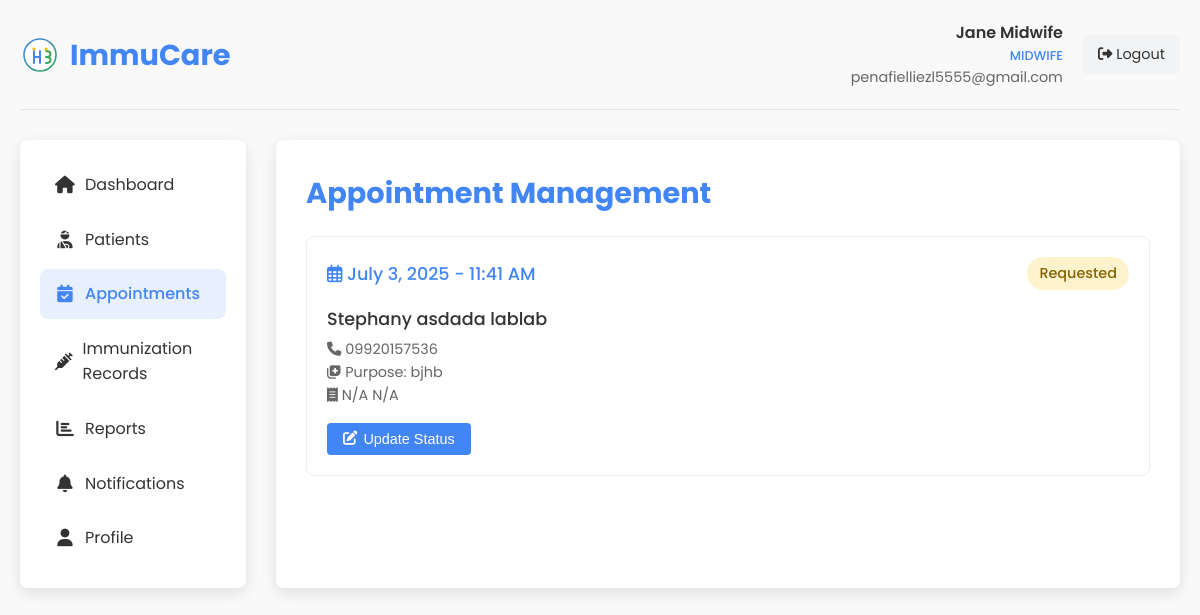
The page /midwife_appointments.php (signed in) on the database as committed earlier.
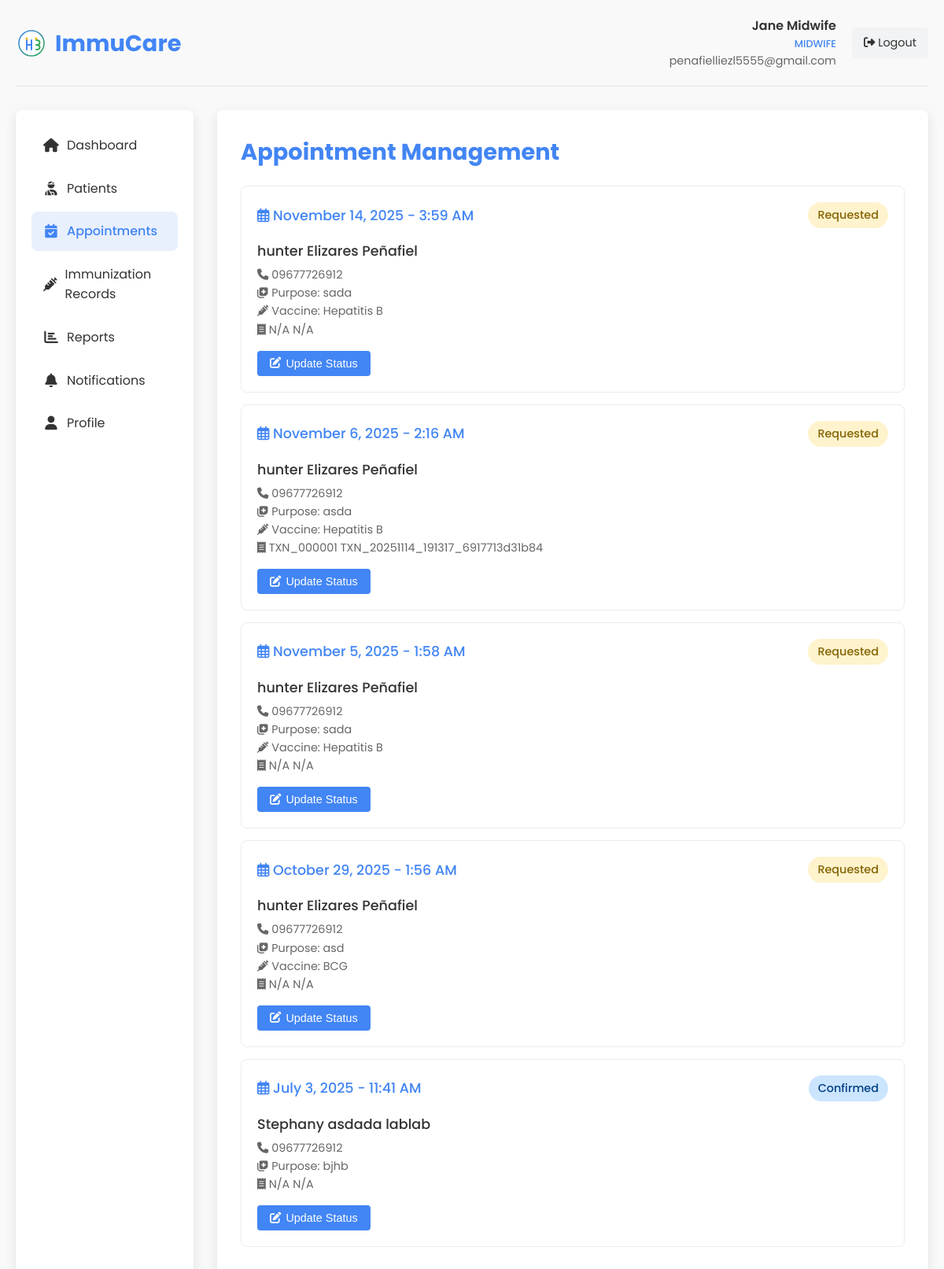
The same page on the database as committed later.
### tables this page shows
CREATE TABLE `appointments` (
  `id` int(11) NOT NULL,
  `patient_id` int(11) NOT NULL,
  `staff_id` int(11) DEFAULT NULL,
  `appointment_date` datetime NOT NULL,
  `vaccine_id` int(11) DEFAULT NULL,
  `purpose` varchar(255) NOT NULL,
  `location` varchar(255) DEFAULT 'Main Clinic',
  `status` enum('requested','confirmed','completed','cancelled','no_show') DEFAULT 'requested',
  `notes` text DEFAULT NULL,
  `transaction_id` varchar(100) DEFAULT NULL,
  `transaction_number` varchar(50) DEFAULT NULL,
  `created_at` datetime NOT NULL,
  `updated_at` timestamp NOT NULL DEFAULT current_timestamp() ON UPDATE current_timestamp()
);

CREATE TABLE `patients` (
  `id` int(11) NOT NULL,
  `user_id` int(11) DEFAULT NULL,
  `first_name` varchar(50) NOT NULL,
  `middle_name` varchar(50) DEFAULT NULL,
  `last_name` varchar(50) NOT NULL,
  `date_of_birth` date NOT NULL,
  `gender` enum('male','female','other') NOT NULL,
  `blood_type` varchar(10) DEFAULT NULL COMMENT 'Patient blood type (A+, A-, B+, B-, AB+, AB-, O+, O-)',
  `purok` text NOT NULL,
  `city` varchar(100) NOT NULL,
  `province` varchar(100) NOT NULL,
  `postal_code` varchar(20) DEFAULT NULL,
  `phone_number` varchar(20) DEFAULT NULL,
  `email` varchar(255) DEFAULT NULL,
  `medical_history` text DEFAULT NULL,
  `allergies` text DEFAULT NULL,
  `diagnosis` text DEFAULT NULL COMMENT 'Patient diagnosis information',
  `created_at` datetime NOT NULL,
  `updated_at` timestamp NOT NULL DEFAULT current_timestamp() ON UPDATE current_timestamp()
);

CREATE TABLE `vaccines` (
  `id` int(11) NOT NULL,
  `name` varchar(100) NOT NULL,
  `manufacturer` varchar(100) DEFAULT NULL,
  `description` text DEFAULT NULL,
  `recommended_age` varchar(100) DEFAULT NULL,
  `doses_required` int(11) DEFAULT 1,
  `days_between_doses` int(11) DEFAULT NULL,
  `is_active` tinyint(1) DEFAULT 1,
  `created_at` datetime NOT NULL,
  `updated_at` timestamp NOT NULL DEFAULT current_timestamp() ON UPDATE current_timestamp()
);

### transaction_helper.php (called while the page is built, shortened)
<?php
class TransactionHelper {
    public static function formatTransactionId($transaction_id) {
        if (empty($transaction_id)) {
            return 'N/A';
        }
        return $transaction_id;
    }
    public static function formatTransactionNumber($transaction_number) {
        if (empty($transaction_number)) {
            return 'N/A';
        }
        return $transaction_number;
    }
}
?>

### midwife_appointments.php (the view, shortened to what the changed rows need)
<?php
require_once 'transaction_helper.php';
$conn = new mysqli(DB_HOST, DB_USER, DB_PASS, DB_NAME);
$midwife_id = $_SESSION['user_id'];
$query = "SELECT
            a.*,
            p.first_name,
            p.middle_name,
            p.last_name,
            p.date_of_birth,
            p.phone_number,
            v.name as vaccine_name,
            a.transaction_id,
            a.transaction_number
          FROM appointments a
          JOIN patients p ON a.patient_id = p.id
          LEFT JOIN vaccines v ON a.vaccine_id = v.id
          WHERE (a.staff_id = ? OR a.staff_id IS NULL)
          ORDER BY a.appointment_date DESC";
$stmt = $conn->prepare($query);
$stmt->bind_param('i', $midwife_id);
$stmt->execute();
$result = $stmt->get_result();
$appointments = $result->fetch_all(MYSQLI_ASSOC);
?>
<!DOCTYPE html>
<html lang="en">
<head>
    <link rel="stylesheet" href="styles.css">
    <link rel="stylesheet" href="https://cdnjs.cloudflare.com/ajax/libs/font-awesome/6.4.0/css/all.min.css">
</head>
<body>
    <div class="dashboard-container">
        <div class="dashboard-header">
            <div class="dashboard-logo">
                <h1>ImmuCare</h1>
            </div>
        </div>
        <div class="dashboard-content">
            <div class="main-content">
                <h2 class="page-title">Appointment Management</h2>
                <div class="appointment-list">
                    <?php if ($result->num_rows > 0): ?>
                        <?php foreach ($appointments as $appointment): ?>
                            <div class="appointment-item">
                                <div class="appointment-header">
                                    <div class="appointment-date">
                                        <i class="far fa-calendar-alt"></i>
                                        <?php echo date('F j, Y - g:i A', strtotime($appointment['appointment_date'])); ?>
                                    </div>
                                    <span class="appointment-status status-<?php echo $appointment['status']; ?>">
                                        <?php echo ucfirst($appointment['status']); ?>
                                    </span>
                                </div>
                                <div class="patient-info">
                                    <div class="patient-name">
                                        <?php echo htmlspecialchars($appointment['first_name'] . ' ' . $appointment['middle_name'] . ' ' . $appointment['last_name']); ?>
                                    </div>
                                    <div class="patient-details">
                                        <i class="fas fa-phone"></i> <?php echo htmlspecialchars($appointment['phone_number']); ?>
                                        <br>
                                        <i class="fas fa-notes-medical"></i> Purpose: <?php echo htmlspecialchars($appointment['purpose']); ?>
                                        <?php if ($appointment['vaccine_name']): ?>
                                            <br>
                                            <i class="fas fa-syringe"></i> Vaccine: <?php echo htmlspecialchars($appointment['vaccine_name']); ?>
                                        <?php endif; ?>
                                        <br>
                                        <i class="fas fa-receipt"></i>
                                        <span class="badge bg-primary me-2"><?php echo TransactionHelper::formatTransactionNumber($appointment['transaction_number']); ?></span>
                                        <span class="text-muted small"><?php echo TransactionHelper::formatTransactionId($appointment['transaction_id']); ?></span>
                                    </div>
                                </div>
                                <div class="appointment-actions">
                                    <button class="btn btn-primary" onclick="openUpdateModal(<?php echo htmlspecialchars(json_encode($appointment)); ?>)">
                                        <i class="fas fa-edit"></i> Update Status
                                    </button>
                                </div>
                            </div>
                        <?php endforeach; ?>
                    <?php endif; ?>
                </div>
            </div>
        </div>
    </div>
</body>
</html>

Rows that differ between the two databases and show on the page:
added appointments: appointment_date "November 14, 2025 - 3:59 AM", status "Requested", patient.last_name "hunter Elizares Peñafiel", patient.phone_number "09677726912", purpose "sada", vaccine.name "Hepatitis B", transaction_number "N/A", transaction "N/A"
added appointments: appointment_date "November 6, 2025 - 2:16 AM", status "Requested", patient.last_name "hunter Elizares Peñafiel", patient.phone_number "09677726912", purpose "asda", vaccine.name "Hepatitis B", transaction_number "TXN_000001", transaction "TXN_20251114_191317_6917713d31b84"
added appointments: appointment_date "November 5, 2025 - 1:58 AM", status "Requested", patient.last_name "hunter Elizares Peñafiel", patient.phone_number "09677726912", purpose "sada", vaccine.name "Hepatitis B", transaction_number "N/A", transaction "N/A"
added appointments: appointment_date "October 29, 2025 - 1:56 AM", status "Requested", patient.last_name "hunter Elizares Peñafiel", patient.phone_number "09677726912", purpose "asd", vaccine.name "BCG", transaction_number "N/A", transaction "N/A"
changed appointments "bjhb": status "Requested" → "Confirmed"; patient.phone_number "09920157536" → "09677726912"
